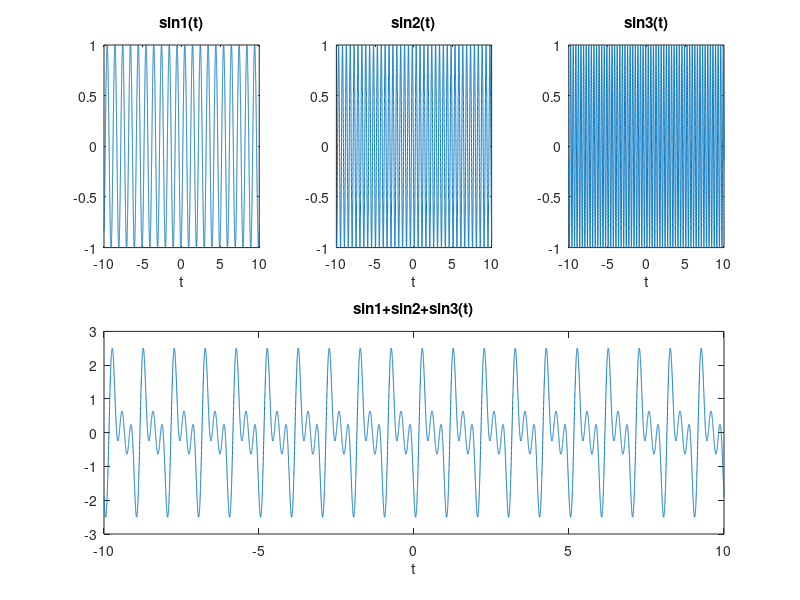

MATLAB code to generate this figure:
close All;

%
% ------------------ PUNTO 1 ----------------------
% nota: entre más pequeña sea la diferencia (step) del tiempo t1, más
% evidente será el tipo de deñal graficada

t1 = -10:0.001:10;

%SEÑAL SENOIDAL 1
A0 = 1; %Amplitud seno
F0 = 1; %Frecuencia seno
Fase0 = -1; %Fase seno

x = A0*sin((2*pi*F0*t1)+Fase0);
subplot(2,3,1);
plot(t1,x);
title('sin1(t)');
xlabel('t');


%SEÑAL SENOIDAL 2
A1 = 1; %Amplitud seno
F1 = 2; %Frecuencia seno
Fase1 = -2; %Fase seno


y = A1*sin((2*pi*F1*t1)+Fase1);
subplot(2,3,2);
plot(t1,y);
title('sin2(t)');
xlabel('t');


%SEÑAL SENOIDAL 3
A2 = 1; %Amplitud seno
F2 = 3; %Frecuencia seno
Fase2 = -3; %Fase seno


z = A2*sin((2*pi*F2*t1)+Fase2);
subplot(2,3,3);
plot(t1,z);
title('sin3(t)');
xlabel('t');

%SUMA DE LAS SENOIDALES
sum = x + y + z;

subplot(2,3,[4,6]);
plot(t1,sum);
title('sin1+sin2+sin3(t)');
xlabel('t');


